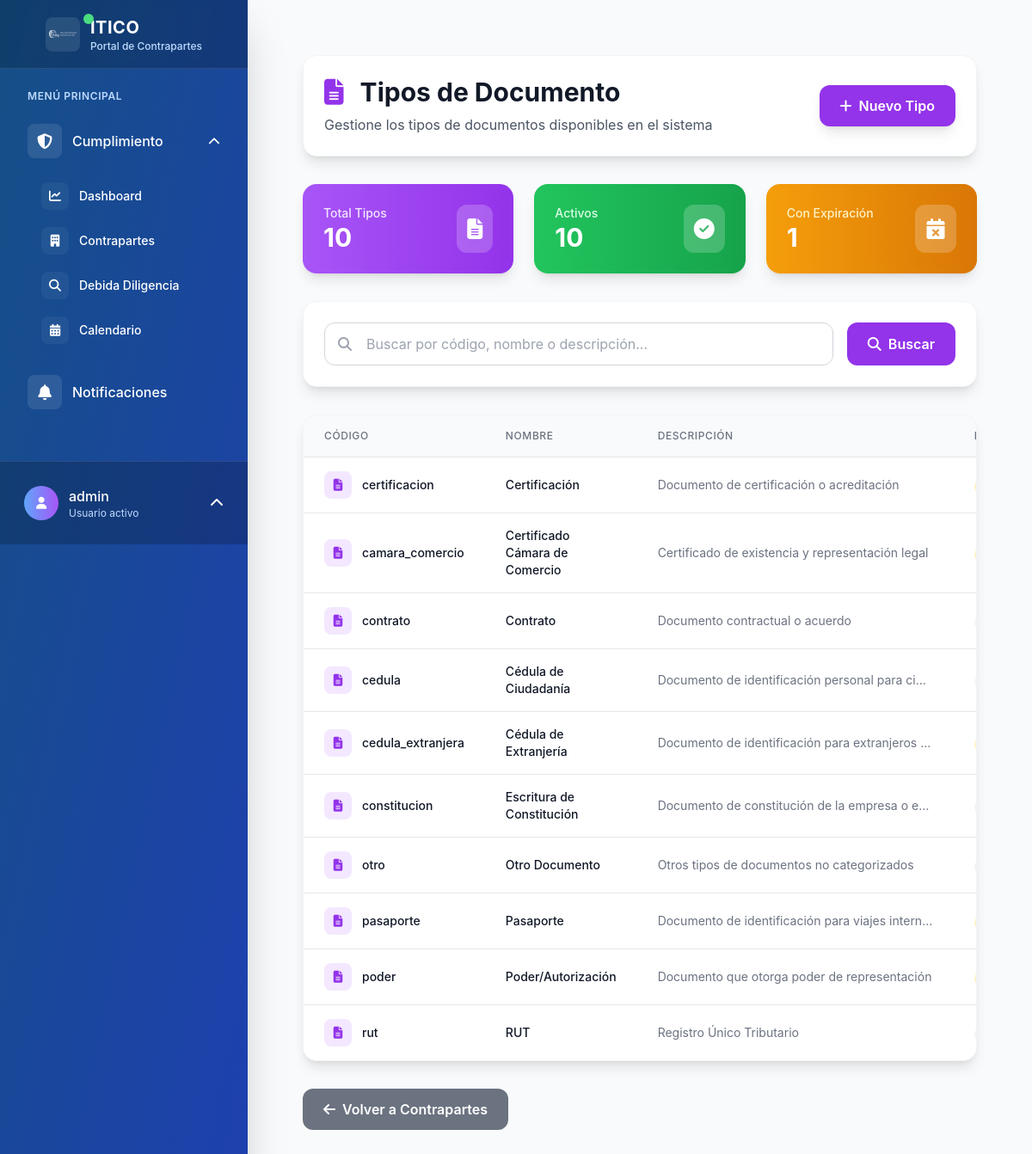
/contrapartes/tipos-documento/ (signed in), run on the app's committed database.
### contrapartes/models.py (models this page shows, shortened)
class TipoDocumento(models.Model):
    codigo = models.CharField(
        max_length=20,
        unique=True,
        verbose_name="Código",
        help_text="Código único para identificar el tipo (ej: dd, contrato, etc.)"
    )
    nombre = models.CharField(
        max_length=100,
        verbose_name="Nombre",
        help_text="Nombre descriptivo del tipo de documento"
    )
    descripcion = models.TextField(
        blank=True,
        null=True,
        verbose_name="Descripción",
        help_text="Descripción detallada del tipo de documento"
    )
    requiere_expiracion = models.BooleanField(
        default=False,
        verbose_name="Requiere fecha de expiración",
        help_text="Indica si este tipo de documento requiere fecha de expiración"
    )
    activo = models.BooleanField(
        default=True,
        verbose_name="Activo",
        help_text="Indica si este tipo está disponible para nuevos documentos"
    )
    creado_por = models.ForeignKey(
        User,
        on_delete=models.PROTECT,
        related_name='tipos_documento_creados',
        verbose_name="Creado por"
    )
    fecha_creacion = models.DateTimeField(auto_now_add=True, verbose_name="Fecha de creación")
    fecha_actualizacion = models.DateTimeField(auto_now=True, verbose_name="Última actualización")
    class Meta:
        verbose_name = "Tipo de Documento"
        verbose_name_plural = "Tipos de Documento"
        ordering = ['nombre']

### contrapartes/views.py (the view)
# urls.py: path('tipos-documento/', views.TipoDocumentoListView.as_view(), name='tipo_documento_lista'),
class TipoDocumentoListView(LoginRequiredMixin, ListView):
    model = TipoDocumento
    template_name = 'contrapartes/tipo_documento_lista.html'
    context_object_name = 'tipos'
    paginate_by = 20
    def get_queryset(self):
        queryset = TipoDocumento.objects.all()
        search = self.request.GET.get('search')
        if search:
            queryset = queryset.filter(
                Q(codigo__icontains=search) |
                Q(nombre__icontains=search) |
                Q(descripcion__icontains=search)
            )
        return queryset

### templates/contrapartes/tipo_documento_lista.html (shortened to what this page needs)
{% extends 'base.html' %}
{% load static %}
{% block content %}
<div class="max-w-7xl mx-auto px-4 sm:px-6 lg:px-8 py-8">
    <div class="bg-white rounded-2xl shadow-lg p-6 mb-8 border border-gray-100">
        <div class="flex flex-col sm:flex-row sm:items-center sm:justify-between gap-4">
            <div>
                <h1 class="text-3xl font-bold text-gray-900 mb-2">
                    <i class="fas fa-file-alt text-purple-600 mr-3"></i>
                    Tipos de Documento
                </h1>
                <p class="text-gray-600">Gestione los tipos de documentos disponibles en el sistema</p>
            </div>
            <a href="{% url 'contrapartes:tipo_documento_crear' %}"
               class="inline-flex items-center px-6 py-3 bg-purple-600 text-white font-semibold rounded-xl hover:bg-purple-700 transition-all duration-200 shadow-lg hover:shadow-xl transform hover:-translate-y-0.5">
                <i class="fas fa-plus mr-2"></i>
                Nuevo Tipo
            </a>
        </div>
    </div>
    <div class="grid grid-cols-1 md:grid-cols-3 gap-6 mb-8">
        <div class="bg-gradient-to-r from-purple-500 to-purple-600 rounded-2xl shadow-lg p-6 text-white">
            <div class="flex items-center justify-between">
                <div>
                    <p class="text-purple-100 text-sm font-medium">Total Tipos</p>
                    <p class="text-3xl font-bold">{{ tipos.count }}</p>
                </div>
                <div class="bg-white bg-opacity-20 rounded-xl p-3">
                    <i class="fas fa-file-alt text-2xl"></i>
                </div>
            </div>
        </div>
        <div class="bg-gradient-to-r from-green-500 to-green-600 rounded-2xl shadow-lg p-6 text-white">
            <div class="flex items-center justify-between">
                <div>
                    <p class="text-green-100 text-sm font-medium">Activos</p>
                    <p class="text-3xl font-bold">{{ tipos|length }}</p>
                </div>
                <div class="bg-white bg-opacity-20 rounded-xl p-3">
                    <i class="fas fa-check-circle text-2xl"></i>
                </div>
            </div>
        </div>
        <div class="bg-gradient-to-r from-amber-500 to-amber-600 rounded-2xl shadow-lg p-6 text-white">
            <div class="flex items-center justify-between">
                <div>
                    <p class="text-amber-100 text-sm font-medium">Con Expiración</p>
                    <p class="text-3xl font-bold">{{ tipos|dictsort:"requiere_expiracion"|slice:":1"|length }}</p>
                </div>
                <div class="bg-white bg-opacity-20 rounded-xl p-3">
                    <i class="fas fa-calendar-times text-2xl"></i>
                </div>
            </div>
        </div>
    </div>
    <div class="bg-white rounded-2xl shadow-lg p-6 mb-8 border border-gray-100">
        <form method="get" class="flex flex-col sm:flex-row gap-4">
            <div class="flex-1">
                <div class="relative">
                    <input type="text"
                           name="search"
                           value="{{ request.GET.search }}"
                           placeholder="Buscar por código, nombre o descripción..."
                           class="w-full pl-12 pr-4 py-3 border border-gray-300 rounded-xl focus:ring-2 focus:ring-purple-500 focus:border-transparent transition-all duration-200">
                    <div class="absolute inset-y-0 left-0 pl-4 flex items-center pointer-events-none">
                    </div>
                </div>
            </div>
            <div class="flex gap-2">
                <button type="submit"
                        class="px-6 py-3 bg-purple-600 text-white font-semibold rounded-xl hover:bg-purple-700 transition-all duration-200 flex items-center gap-2">
                    <i class="fas fa-search"></i>
                    <span class="hidden sm:inline">Buscar</span>
                </button>
            </div>
        </form>
    </div>
    <div class="bg-white rounded-2xl shadow-lg border border-gray-100 overflow-hidden">
        {% if tipos %}
            <div class="overflow-x-auto">
                <table class="min-w-full divide-y divide-gray-200">
                    <thead class="bg-gray-50">
                        <tr>
                            <th class="px-6 py-4 text-left text-xs font-medium text-gray-500 uppercase tracking-wider">
                                Código
                            </th>
                            <th class="px-6 py-4 text-left text-xs font-medium text-gray-500 uppercase tracking-wider">
                                Nombre
                            </th>
                            <th class="px-6 py-4 text-left text-xs font-medium text-gray-500 uppercase tracking-wider">
                                Descripción
                            </th>
                            <th class="px-6 py-4 text-left text-xs font-medium text-gray-500 uppercase tracking-wider">
                            </th>
                        </tr>
                    </thead>
                    <tbody class="bg-white divide-y divide-gray-200">
                        {% for tipo in tipos %}
                        <tr class="hover:bg-gray-50 transition-colors duration-150">
                            <td class="px-6 py-4 whitespace-nowrap">
                                <div class="flex items-center">
                                    <div class="flex-shrink-0 h-8 w-8">
                                        <div class="h-8 w-8 rounded-lg bg-purple-100 flex items-center justify-center">
                                            <i class="fas fa-file-alt text-purple-600 text-sm"></i>
                                        </div>
                                    </div>
                                    <div class="ml-3">
                                        <div class="text-sm font-medium text-gray-900">{{ tipo.codigo }}</div>
                                    </div>
                                </div>
                            </td>
                            <td class="px-6 py-4">
                                <div class="text-sm font-medium text-gray-900">{{ tipo.nombre }}</div>
                            </td>
                            <td class="px-6 py-4">
                                <div class="text-sm text-gray-500 max-w-xs truncate" title="{{ tipo.descripcion }}">
                                    {{ tipo.descripcion|default:"-" }}
                                </div>
                            </td>
                            <td class="px-6 py-4 whitespace-nowrap">
                                {% if tipo.requiere_expiracion %}
                                    <span class="inline-flex items-center px-2.5 py-0.5 rounded-full text-xs font-medium bg-amber-100 text-amber-800">
                                    </span>
                                {% else %}
                                    <span class="inline-flex items-center px-2.5 py-0.5 rounded-full text-xs font-medium bg-gray-100 text-gray-800">
                                    </span>
                                {% endif %}
                            </td>
                        </tr>
                        {% endfor %}
                    </tbody>
                </table>
            </div>
        {% endif %}
    </div>
    <div class="mt-8 flex justify-start">
        <a href="{% url 'contrapartes:lista' %}"
           class="inline-flex items-center px-6 py-3 bg-gray-500 text-white font-semibold rounded-xl hover:bg-gray-600 transition-all duration-200">
            <i class="fas fa-arrow-left mr-2"></i>
            Volver a Contrapartes
        </a>
    </div>
</div>
{% endblock %}

### templates/partials/user_menu.html (shortened to what this page needs)
{% if user.is_authenticated %}
    <div class="p-4 border-t border-white border-opacity-10 bg-black bg-opacity-20">
        <div class="relative">
            <button id="user-menu-button" class="group flex items-center w-full text-white hover:bg-white hover:bg-opacity-10 p-3 rounded-xl transition-all duration-300">
                <div class="flex items-center justify-center w-10 h-10 rounded-full bg-gradient-to-r from-blue-400 to-purple-500 mr-3 group-hover:scale-110 transition-transform duration-300">
                    <i class="fas fa-user text-sm"></i>
                </div>
                <div class="flex-1 text-left">
                    <p class="font-medium truncate group-hover:translate-x-1 transition-transform duration-300">{{ user.get_full_name|default:user.username }}</p>
                    <p class="text-xs text-blue-200">Usuario activo</p>
                </div>
                <i class="fas fa-chevron-up ml-2 transform group-hover:rotate-180 transition-transform duration-300" id="chevron-icon"></i>
            </button>
        </div>
    </div>
{% endif %}

### data on the page
TipoDocumento: codigo "certificacion", nombre "Certificación", descripcion "Documento de certificación o acreditación"
TipoDocumento: codigo "camara_comercio", nombre "Certificado Cámara de Comercio", descripcion "Certificado de existencia y representación legal"
TipoDocumento: codigo "contrato", nombre "Contrato", descripcion "Documento contractual o acuerdo"
TipoDocumento: codigo "cedula", nombre "Cédula de Ciudadanía", descripcion "Documento de identificación personal para ci…"
TipoDocumento: codigo "cedula_extranjera", nombre "Cédula de Extranjería", descripcion "Documento de identificación para extranjeros…"
TipoDocumento: codigo "constitucion", nombre "Escritura de Constitución", descripcion "Documento de constitución de la empresa o e…"
TipoDocumento: codigo "otro", nombre "Otro Documento", descripcion "Otros tipos de documentos no categorizados"
TipoDocumento: codigo "pasaporte", nombre "Pasaporte", descripcion "Documento de identificación para viajes intern…"
TipoDocumento: codigo "poder", nombre "Poder/Autorización", descripcion "Documento que otorga poder de representación"
TipoDocumento: codigo "rut", nombre "RUT", descripcion "Registro Único Tributario"

### other printed values
{{ user.get_full_name|default:user.username }} "admin"
{{ tipos.count }} "10"
{{ tipos|length }} "10"
{{ tipos|dictsort:"requiere_expiracion"|slice:":1"|length }} "1"
